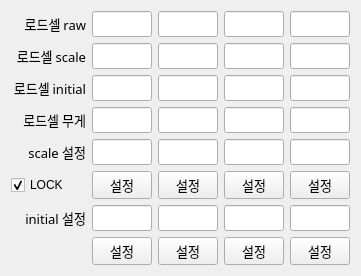
   <widget class="QWidget" name="layoutWidget_4">
    <property name="geometry">
     <rect>
      <x>20</x>
      <y>600</y>
      <width>361</width>
      <height>232</height>
     </rect>
    </property>
    <layout class="QGridLayout" name="gridLayout_4">
     <item row="0" column="0">
      <widget class="QLabel" name="label_133">
       <property name="font">
        <font>
         <family>함초롬돋움</family>
         <pointsize>10</pointsize>
         <weight>50</weight>
         <italic>false</italic>
         <bold>false</bold>
        </font>
       </property>
       <property name="text">
        <string>로드셀 raw</string>
       </property>
       <property name="alignment">
        <set>Qt::AlignRight|Qt::AlignTrailing|Qt::AlignVCenter</set>
       </property>
      </widget>
     </item>
     <item row="0" column="1">
      <widget class="QLineEdit" name="LE_LC_RAW_1">
       <property name="maximumSize">
        <size>
         <width>60</width>
         <height>16777215</height>
        </size>
       </property>
       <property name="font">
        <font>
         <family>함초롬돋움</family>
         <pointsize>10</pointsize>
         <weight>50</weight>
         <italic>false</italic>
         <bold>false</bold>
        </font>
       </property>
       <property name="readOnly">
        <bool>true</bool>
       </property>
      </widget>
     </item>
     <item row="0" column="2">
      <widget class="QLineEdit" name="LE_LC_RAW_2">
       <property name="maximumSize">
        <size>
         <width>60</width>
         <height>16777215</height>
        </size>
       </property>
       <property name="font">
        <font>
         <family>함초롬돋움</family>
         <pointsize>10</pointsize>
         <weight>50</weight>
         <italic>false</italic>
         <bold>false</bold>
        </font>
       </property>
       <property name="readOnly">
        <bool>true</bool>
       </property>
      </widget>
     </item>
     <item row="0" column="3">
      <widget class="QLineEdit" name="LE_LC_RAW_3">
       <property name="maximumSize">
        <size>
         <width>60</width>
         <height>16777215</height>
        </size>
       </property>
       <property name="font">
        <font>
         <family>함초롬돋움</family>
         <pointsize>10</pointsize>
         <weight>50</weight>
         <italic>false</italic>
         <bold>false</bold>
        </font>
       </property>
       <property name="readOnly">
        <bool>true</bool>
       </property>
      </widget>
     </item>
     <item row="0" column="4">
      <widget class="QLineEdit" name="LE_LC_RAW_4">
       <property name="maximumSize">
        <size>
         <width>60</width>
         <height>16777215</height>
        </size>
       </property>
       <property name="font">
        <font>
         <family>함초롬돋움</family>
         <pointsize>10</pointsize>
         <weight>50</weight>
         <italic>false</italic>
         <bold>false</bold>
        </font>
       </property>
       <property name="readOnly">
        <bool>true</bool>
       </property>
      </widget>
     </item>
     <item row="1" column="0">
      <widget class="QLabel" name="label_134">
       <property name="font">
        <font>
         <family>함초롬돋움</family>
         <pointsize>10</pointsize>
         <weight>50</weight>
         <italic>false</italic>
         <bold>false</bold>
        </font>
       </property>
       <property name="text">
        <string>로드셀 scale</string>
       </property>
       <property name="alignment">
        <set>Qt::AlignRight|Qt::AlignTrailing|Qt::AlignVCenter</set>
       </property>
      </widget>
     </item>
     <item row="1" column="1">
      <widget class="QLineEdit" name="LE_LC_SCALE_1">
       <property name="maximumSize">
        <size>
         <width>60</width>
         <height>16777215</height>
        </size>
       </property>
       <property name="font">
        <font>
         <family>함초롬돋움</family>
         <pointsize>10</pointsize>
         <weight>50</weight>
         <italic>false</italic>
         <bold>false</bold>
        </font>
       </property>
       <property name="readOnly">
        <bool>true</bool>
       </property>
      </widget>
     </item>
     <item row="1" column="2">
      <widget class="QLineEdit" name="LE_LC_SCALE_2">
       <property name="maximumSize">
        <size>
         <width>60</width>
         <height>16777215</height>
        </size>
       </property>
       <property name="font">
        <font>
         <family>함초롬돋움</family>
         <pointsize>10</pointsize>
         <weight>50</weight>
         <italic>false</italic>
         <bold>false</bold>
        </font>
       </property>
       <property name="readOnly">
        <bool>true</bool>
       </property>
      </widget>
     </item>
     <item row="1" column="3">
      <widget class="QLineEdit" name="LE_LC_SCALE_3">
       <property name="maximumSize">
        <size>
         <width>60</width>
         <height>16777215</height>
        </size>
       </property>
       <property name="font">
        <font>
         <family>함초롬돋움</family>
         <pointsize>10</pointsize>
         <weight>50</weight>
         <italic>false</italic>
         <bold>false</bold>
        </font>
       </property>
       <property name="readOnly">
        <bool>true</bool>
       </property>
      </widget>
     </item>
     <item row="1" column="4">
      <widget class="QLineEdit" name="LE_LC_SCALE_4">
       <property name="maximumSize">
        <size>
         <width>60</width>
         <height>16777215</height>
        </size>
       </property>
       <property name="font">
        <font>
         <family>함초롬돋움</family>
         <pointsize>10</pointsize>
         <weight>50</weight>
         <italic>false</italic>
         <bold>false</bold>
        </font>
       </property>
       <property name="readOnly">
        <bool>true</bool>
       </property>
      </widget>
     </item>
     <item row="2" column="0">
      <widget class="QLabel" name="label_162">
       <property name="font">
        <font>
         <family>함초롬돋움</family>
         <pointsize>10</pointsize>
         <weight>50</weight>
         <italic>false</italic>
         <bold>false</bold>
        </font>
       </property>
       <property name="text">
        <string>로드셀 initial</string>
       </property>
       <property name="alignment">
        <set>Qt::AlignRight|Qt::AlignTrailing|Qt::AlignVCenter</set>
       </property>
      </widget>
     </item>
     <item row="2" column="1">
      <widget class="QLineEdit" name="LE_LC_INITIAL_1">
       <property name="maximumSize">
        <size>
         <width>60</width>
         <height>16777215</height>
        </size>
       </property>
       <property name="font">
        <font>
         <family>함초롬돋움</family>
         <pointsize>10</pointsize>
         <weight>50</weight>
         <italic>false</italic>
         <bold>false</bold>
        </font>
       </property>
       <property name="readOnly">
        <bool>true</bool>
       </property>
      </widget>
     </item>
     <item row="2" column="2">
      <widget class="QLineEdit" name="LE_LC_INITIAL_2">
       <property name="maximumSize">
        <size>
         <width>60</width>
         <height>16777215</height>
        </size>
       </property>
       <property name="font">
        <font>
         <family>함초롬돋움</family>
         <pointsize>10</pointsize>
         <weight>50</weight>
         <italic>false</italic>
         <bold>false</bold>
        </font>
       </property>
       <property name="readOnly">
        <bool>true</bool>
       </property>
      </widget>
     </item>
     <item row="2" column="3">
      <widget class="QLineEdit" name="LE_LC_INITIAL_3">
       <property name="maximumSize">
        <size>
         <width>60</width>
         <height>16777215</height>
        </size>
       </property>
       <property name="font">
        <font>
         <family>함초롬돋움</family>
         <pointsize>10</pointsize>
         <weight>50</weight>
         <italic>false</italic>
         <bold>false</bold>
        </font>
       </property>
       <property name="readOnly">
        <bool>true</bool>
       </property>
      </widget>
     </item>
     <item row="2" column="4">
      <widget class="QLineEdit" name="LE_LC_INITIAL_4">
       <property name="maximumSize">
        <size>
         <width>60</width>
         <height>16777215</height>
        </size>
       </property>
       <property name="font">
        <font>
         <family>함초롬돋움</family>
         <pointsize>10</pointsize>
         <weight>50</weight>
         <italic>false</italic>
         <bold>false</bold>
        </font>
       </property>
       <property name="readOnly">
        <bool>true</bool>
       </property>
      </widget>
     </item>
     <item row="3" column="0">
      <widget class="QLabel" name="label_160">
       <property name="font">
        <font>
         <family>함초롬돋움</family>
         <pointsize>10</pointsize>
         <weight>50</weight>
         <italic>false</italic>
         <bold>false</bold>
        </font>
       </property>
       <property name="text">
        <string>로드셀 무게</string>
       </property>
       <property name="alignment">
        <set>Qt::AlignRight|Qt::AlignTrailing|Qt::AlignVCenter</set>
       </property>
      </widget>
     </item>
     <item row="3" column="1">
      <widget class="QLineEdit" name="LE_LC_WEIGHT_1">
       <property name="maximumSize">
        <size>
         <width>60</width>
         <height>16777215</height>
        </size>
       </property>
       <property name="font">
        <font>
         <family>함초롬돋움</family>
         <pointsize>10</pointsize>
         <weight>50</weight>
         <italic>false</italic>
         <bold>false</bold>
        </font>
       </property>
       <property name="styleSheet">
        <string notr="true"/>
       </property>
       <property name="readOnly">
        <bool>true</bool>
       </property>
      </widget>
     </item>
     <item row="3" column="2">
      <widget class="QLineEdit" name="LE_LC_WEIGHT_2">
       <property name="maximumSize">
        <size>
         <width>60</width>
         <height>16777215</height>
        </size>
       </property>
       <property name="font">
        <font>
         <family>함초롬돋움</family>
         <pointsize>10</pointsize>
         <weight>50</weight>
         <italic>false</italic>
         <bold>false</bold>
        </font>
       </property>
       <property name="styleSheet">
        <string notr="true"/>
       </property>
       <property name="readOnly">
        <bool>true</bool>
       </property>
      </widget>
     </item>
     <item row="3" column="3">
      <widget class="QLineEdit" name="LE_LC_WEIGHT_3">
       <property name="maximumSize">
        <size>
         <width>60</width>
         <height>16777215</height>
        </size>
       </property>
       <property name="font">
        <font>
         <family>함초롬돋움</family>
         <pointsize>10</pointsize>
         <weight>50</weight>
         <italic>false</italic>
         <bold>false</bold>
        </font>
       </property>
       <property name="styleSheet">
        <string notr="true"/>
       </property>
       <property name="readOnly">
        <bool>true</bool>
       </property>
      </widget>
     </item>
     <item row="3" column="4">
      <widget class="QLineEdit" name="LE_LC_WEIGHT_4">
       <property name="maximumSize">
        <size>
         <width>60</width>
         <height>16777215</height>
        </size>
       </property>
       <property name="font">
        <font>
         <family>함초롬돋움</family>
         <pointsize>10</pointsize>
         <weight>50</weight>
         <italic>false</italic>
         <bold>false</bold>
        </font>
       </property>
       <property name="styleSheet">
        <string notr="true"/>
       </property>
       <property name="readOnly">
        <bool>true</bool>
       </property>
      </widget>
     </item>
     <item row="4" column="0">
      <widget class="QLabel" name="label_132">
       <property name="font">
        <font>
         <family>함초롬돋움</family>
         <pointsize>10</pointsize>
         <weight>50</weight>
         <italic>false</italic>
         <bold>false</bold>
        </font>
       </property>
       <property name="text">
        <string>scale 설정</string>
       </property>
       <property name="alignment">
        <set>Qt::AlignRight|Qt::AlignTrailing|Qt::AlignVCenter</set>
       </property>
      </widget>
     </item>
     <item row="4" column="1">
      <widget class="QLineEdit" name="LE_LC_SET_SCALE_1">
       <property name="maximumSize">
        <size>
         <width>60</width>
         <height>16777215</height>
        </size>
       </property>
       <property name="font">
        <font>
         <family>함초롬돋움</family>
         <pointsize>10</pointsize>
         <weight>50</weight>
         <italic>false</italic>
         <bold>false</bold>
        </font>
       </property>
       <property name="readOnly">
        <bool>false</bool>
       </property>
      </widget>
     </item>
     <item row="4" column="2">
      <widget class="QLineEdit" name="LE_LC_SET_SCALE_2">
       <property name="maximumSize">
        <size>
         <width>60</width>
         <height>16777215</height>
        </size>
       </property>
       <property name="font">
        <font>
         <family>함초롬돋움</family>
         <pointsize>10</pointsize>
         <weight>50</weight>
         <italic>false</italic>
         <bold>false</bold>
        </font>
       </property>
       <property name="readOnly">
        <bool>false</bool>
       </property>
      </widget>
     </item>
     <item row="4" column="3">
      <widget class="QLineEdit" name="LE_LC_SET_SCALE_3">
       <property name="maximumSize">
        <size>
         <width>60</width>
         <height>16777215</height>
        </size>
       </property>
       <property name="font">
        <font>
         <family>함초롬돋움</family>
         <pointsize>10</pointsize>
         <weight>50</weight>
         <italic>false</italic>
         <bold>false</bold>
        </font>
       </property>
       <property name="readOnly">
        <bool>false</bool>
       </property>
      </widget>
     </item>
     <item row="4" column="4">
      <widget class="QLineEdit" name="LE_LC_SET_SCALE_4">
       <property name="maximumSize">
        <size>
         <width>60</width>
         <height>16777215</height>
        </size>
       </property>
       <property name="font">
        <font>
         <family>함초롬돋움</family>
         <pointsize>10</pointsize>
         <weight>50</weight>
         <italic>false</italic>
         <bold>false</bold>
        </font>
       </property>
       <property name="readOnly">
        <bool>false</bool>
       </property>
      </widget>
     </item>
     <item row="5" column="0">
      <widget class="QCheckBox" name="CB_MILK_LOCK">
       <property name="text">
        <string>LOCK</string>
       </property>
       <property name="checked">
        <bool>true</bool>
       </property>
      </widget>
     </item>
     <item row="5" column="1">
      <widget class="QPushButton" name="BTN_LC_SET_SCALE_1">
       <property name="maximumSize">
        <size>
         <width>60</width>
         <height>16777215</height>
        </size>
       </property>
       <property name="font">
        <font>
         <family>함초롬돋움</family>
         <pointsize>10</pointsize>
         <weight>50</weight>
         <italic>false</italic>
         <bold>false</bold>
        </font>
       </property>
       <property name="text">
        <string>설정</string>
       </property>
      </widget>
     </item>
     <item row="5" column="2">
      <widget class="QPushButton" name="BTN_LC_SET_SCALE_2">
       <property name="maximumSize">
        <size>
         <width>60</width>
         <height>16777215</height>
        </size>
       </property>
       <property name="font">
        <font>
         <family>함초롬돋움</family>
         <pointsize>10</pointsize>
         <weight>50</weight>
         <italic>false</italic>
         <bold>false</bold>
        </font>
       </property>
       <property name="text">
        <string>설정</string>
       </property>
      </widget>
     </item>
     <item row="5" column="3">
      <widget class="QPushButton" name="BTN_LC_SET_SCALE_3">
       <property name="maximumSize">
        <size>
         <width>60</width>
         <height>16777215</height>
        </size>
       </property>
       <property name="font">
        <font>
         <family>함초롬돋움</family>
         <pointsize>10</pointsize>
         <weight>50</weight>
         <italic>false</italic>
         <bold>false</bold>
        </font>
       </property>
       <property name="text">
        <string>설정</string>
       </property>
      </widget>
     </item>
     <item row="5" column="4">
      <widget class="QPushButton" name="BTN_LC_SET_SCALE_4">
       <property name="maximumSize">
        <size>
         <width>60</width>
         <height>16777215</height>
        </size>
       </property>
       <property name="font">
        <font>
         <family>함초롬돋움</family>
         <pointsize>10</pointsize>
         <weight>50</weight>
         <italic>false</italic>
         <bold>false</bold>
        </font>
       </property>
       <property name="text">
        <string>설정</string>
       </property>
      </widget>
     </item>
     <item row="6" column="0">
      <widget class="QLabel" name="label_161">
       <property name="font">
        <font>
         <family>함초롬돋움</family>
         <pointsize>10</pointsize>
         <weight>50</weight>
         <italic>false</italic>
         <bold>false</bold>
        </font>
       </property>
       <property name="text">
        <string>initial 설정</string>
       </property>
       <property name="alignment">
        <set>Qt::AlignRight|Qt::AlignTrailing|Qt::AlignVCenter</set>
       </property>
      </widget>
     </item>
     <item row="6" column="1">
      <widget class="QLineEdit" name="LE_LC_SET_INITIAL_1">
       <property name="maximumSize">
        <size>
         <width>60</width>
         <height>16777215</height>
        </size>
       </property>
       <property name="font">
        <font>
         <family>함초롬돋움</family>
         <pointsize>10</pointsize>
         <weight>50</weight>
         <italic>false</italic>
         <bold>false</bold>
        </font>
       </property>
       <property name="readOnly">
        <bool>false</bool>
       </property>
      </widget>
     </item>
     <item row="6" column="2">
      <widget class="QLineEdit" name="LE_LC_SET_INITIAL_2">
       <property name="maximumSize">
        <size>
         <width>60</width>
         <height>16777215</height>
        </size>
       </property>
       <property name="font">
        <font>
         <family>함초롬돋움</family>
         <pointsize>10</pointsize>
         <weight>50</weight>
         <italic>false</italic>
         <bold>false</bold>
        </font>
       </property>
       <property name="readOnly">
        <bool>false</bool>
       </property>
      </widget>
     </item>
     <item row="6" column="3">
      <widget class="QLineEdit" name="LE_LC_SET_INITIAL_3">
       <property name="maximumSize">
        <size>
         <width>60</width>
         <height>16777215</height>
        </size>
       </property>
       <property name="font">
        <font>
         <family>함초롬돋움</family>
         <pointsize>10</pointsize>
         <weight>50</weight>
         <italic>false</italic>
         <bold>false</bold>
        </font>
       </property>
       <property name="readOnly">
        <bool>false</bool>
       </property>
      </widget>
     </item>
     <item row="6" column="4">
      <widget class="QLineEdit" name="LE_LC_SET_INITIAL_4">
       <property name="maximumSize">
        <size>
         <width>60</width>
         <height>16777215</height>
        </size>
       </property>
       <property name="font">
        <font>
         <family>함초롬돋움</family>
         <pointsize>10</pointsize>
         <weight>50</weight>
         <italic>false</italic>
         <bold>false</bold>
        </font>
       </property>
       <property name="readOnly">
        <bool>false</bool>
       </property>
      </widget>
     </item>
     <item row="7" column="1">
      <widget class="QPushButton" name="BTN_LC_SET_INITIAL_1">
       <property name="maximumSize">
        <size>
         <width>60</width>
         <height>16777215</height>
        </size>
       </property>
       <property name="font">
        <font>
         <family>함초롬돋움</family>
         <pointsize>10</pointsize>
         <weight>50</weight>
         <italic>false</italic>
         <bold>false</bold>
        </font>
       </property>
       <property name="text">
        <string>설정</string>
       </property>
      </widget>
     </item>
     <item row="7" column="2">
      <widget class="QPushButton" name="BTN_LC_SET_INITIAL_2">
       <property name="maximumSize">
        <size>
         <width>60</width>
         <height>16777215</height>
        </size>
       </property>
       <property name="font">
        <font>
         <family>함초롬돋움</family>
         <pointsize>10</pointsize>
         <weight>50</weight>
         <italic>false</italic>
         <bold>false</bold>
        </font>
       </property>
       <property name="text">
        <string>설정</string>
       </property>
      </widget>
     </item>
     <item row="7" column="3">
      <widget class="QPushButton" name="BTN_LC_SET_INITIAL_3">
       <property name="maximumSize">
        <size>
         <width>60</width>
         <height>16777215</height>
        </size>
       </property>
       <property name="font">
        <font>
         <family>함초롬돋움</family>
         <pointsize>10</pointsize>
         <weight>50</weight>
         <italic>false</italic>
         <bold>false</bold>
        </font>
       </property>
       <property name="text">
        <string>설정</string>
       </property>
      </widget>
     </item>
     <item row="7" column="4">
      <widget class="QPushButton" name="BTN_LC_SET_INITIAL_4">
       <property name="maximumSize">
        <size>
         <width>60</width>
         <height>16777215</height>
        </size>
       </property>
       <property name="font">
        <font>
         <family>함초롬돋움</family>
         <pointsize>10</pointsize>
         <weight>50</weight>
         <italic>false</italic>
         <bold>false</bold>
        </font>
       </property>
       <property name="text">
        <string>설정</string>
       </property>
      </widget>
     </item>
    </layout>
   </widget>
